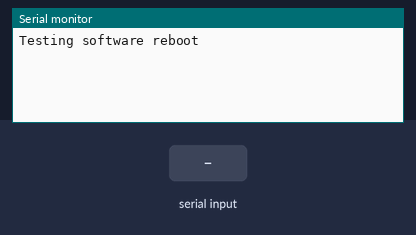
The sketch below on a simulated Arduino Uno, built with avr-gcc and run on an emulated ATmega328P. On the bench: the last lines printed to the serial monitor. Inputs (shaded band) come from the test bench. The board resets itself during the run and starts again.

Above: at 1.2 s.
1.3 s: "<start>" received over Serial
At 2.0 s:
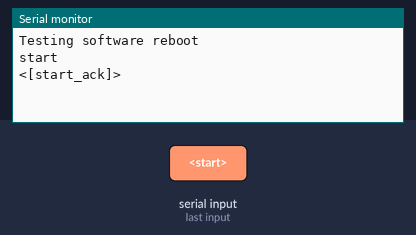
2.8 s: "<end>" received over Serial
At 4.0 s:
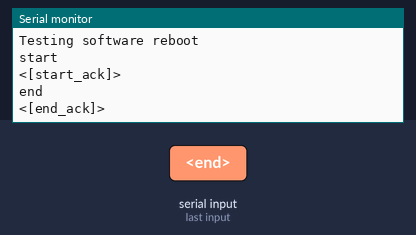
4.3 s: "<reboot>" received over Serial
At 5.3 s:
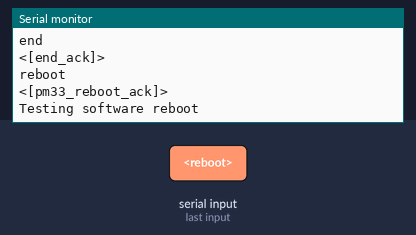

Measured:
- after the input at 1.3 s, the serial monitor: prints a new line at once (image 1)
- after the input at 2.8 s, the serial monitor: prints a new line at once (image 2)
- after the input at 4.3 s, the serial monitor: prints a new line at once (image 3)

The sketch:

reboot.ino
```cpp
#include <avr/wdt.h>

const byte numChars = 50;
char receivedChars[numChars];
boolean newData = false;


void softwareReset(uint8_t prescaller) {
  wdt_enable(prescaller);
  while (1) {}
}
void recvWithStartEndMarkers() {
  static boolean recvInProgress = false;
  static byte ndx = 0;
  char startMarker = '<';
  char endMarker = '>';
  char rc;
  while (Serial.available() > 0 && newData == false) {
    rc = Serial.read();
    if (recvInProgress == true) {
      if (rc != endMarker) {
        receivedChars[ndx] = rc;
        ndx++;
        if (ndx >= numChars)  ndx = numChars - 1;
      }
      else {
        receivedChars[ndx] = '\0';
        recvInProgress = false;
        ndx = 0;
        newData = true;
      }
    }
    else if (rc == startMarker) recvInProgress = true;
  }
}

void CMD_EVENT() {
  recvWithStartEndMarkers();
  if (newData == true) {
    Serial.println(String(receivedChars));
    if (String(receivedChars).indexOf("start") >= 0) {
      Serial.println("<[start_ack]>");
    }
    else if (String(receivedChars).indexOf("end") >= 0) {
      Serial.println("<[end_ack]>");
    }
    else if (String(receivedChars).indexOf("reboot") >= 0) {
      Serial.println("<[pm33_reboot_ack]>");
      softwareReset(WDTO_60MS);
    }
    newData = false;
  }
}


void setup() {
  // put your setup code here, to run once:
  Serial.begin(9600);
  Serial.println("Testing software reboot");
}

void loop() {
  // put your main code here, to run repeatedly:
  CMD_EVENT();
}
```
